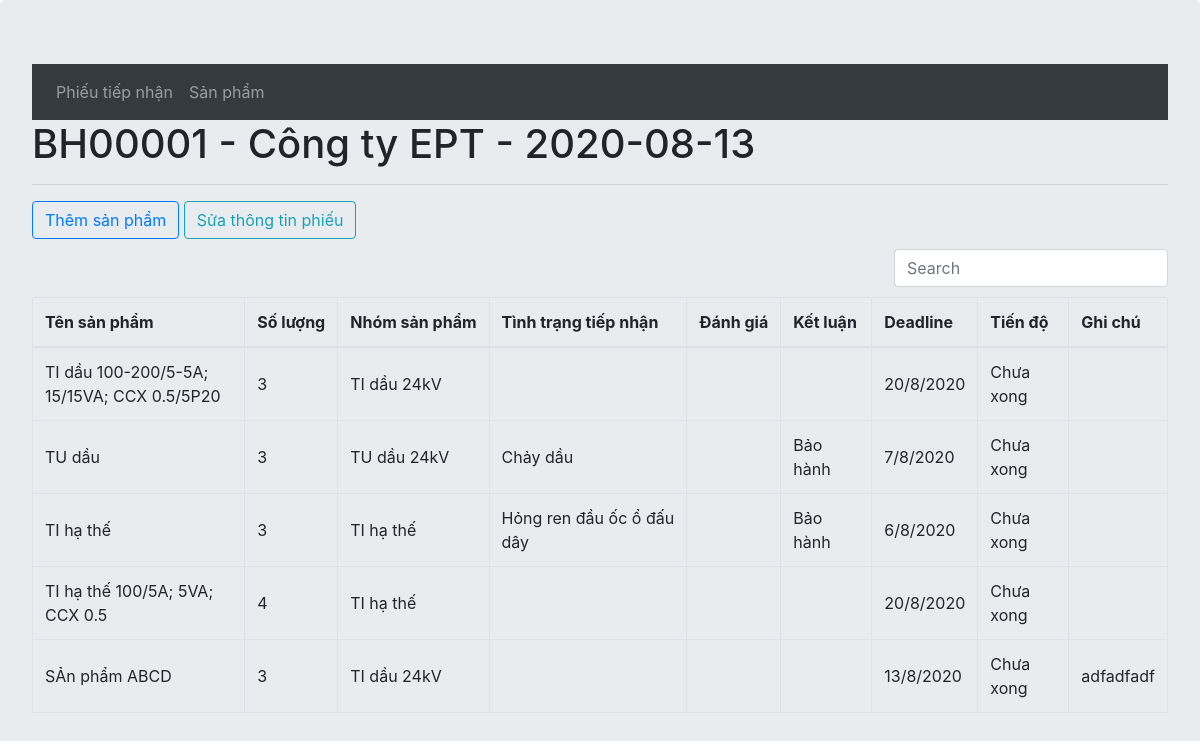
Page /warranty/note/detail/1 on the earlier database version.
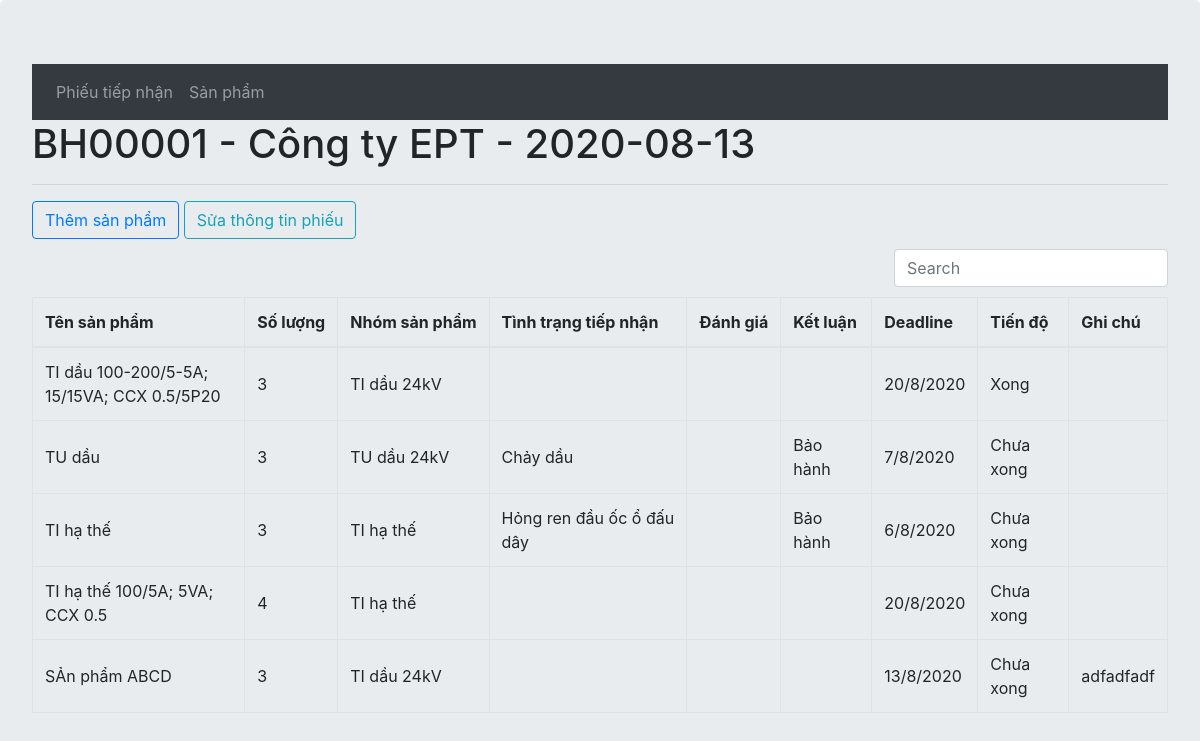
Same page on the later database version.
### warranty/models.py (models this page shows, shortened)
class Item(models.Model):
    group = [
        ("TIDAU24", "TI dầu 24kV"),
        ("TUDAU24","TU dầu 24kV"),
        ("TIKHO24I", "TI khô 24kV trong nhà"),
        ("TIKHO24O", "TI khô 24kV ngoài trời"),
        ("TIHT", "TI hạ thế"),
    ]
    noteNumber = models.ForeignKey(Note, on_delete=models.CASCADE, related_name="item", verbose_name="Phiếu tiếp nhận")
    itemName = models.CharField(max_length=60, verbose_name="Tên sản phẩm")
    quantity = models.IntegerField(null=False, verbose_name="Số lượng")
    itemGroup = models.CharField(max_length=10, choices=group, verbose_name="Nhóm sản phẩm")
    status = models.CharField(max_length=128, blank=True, verbose_name="Tình trạng tiếp nhận")
    check = models.CharField(max_length=128, blank=True, verbose_name="Đánh giá")
    conclude = models.CharField(max_length=128, blank=True, verbose_name="Kết luận")
    deadline = models.DateField(verbose_name="Deadline")
    note = models.TextField(blank=True)
    done = models.BooleanField(choices=[(True, "Xong"), (False, "Chưa xong")], default=False)

### warranty/views.py (the view)
# urls.py: path('note/detail/<int:pk>', views.NoteDetail, name='note_detail'),
def NoteDetail(request, pk):
    if request.method == 'POST':
        pass
    else:
        try:
            note_detail = Note.objects.get(id=int(pk))
        except:
            return HttpResponse('Không có số phiếu này')
        context = {
            'note_detail': note_detail,
            'items': note_detail.item.all(),
            'form': ItemAddForm
        }
        return render(request, 'warranty/note_detail.html', context)

### warranty/models.py (called while the page is built)
    def __str__(self):
        return f"{self.noteNumber} - {self.customers} - {self.receiveDay}"

### warranty/templates/warranty/note_detail.html (shortened to what this page needs)
{% extends 'warranty/layout.html'%}
{% load crispy_forms_tags %}
{% block content %}
<h1>{{ note_detail }}</h1>
<hr>
<button type="button" class="btn btn-outline-primary" data-toggle="modal" data-target="#formModal">Thêm sản
    phẩm</button>
<a href="{% url 'warranty:note_update' note_detail.id %}" class="btn btn-outline-info">Sửa thông tin phiếu</a>
{% if items %}
<table data-toggle="table" data-search="true">
    <thead>
        <tr>
            <th>Tên sản phẩm</th>
            <th>Số lượng</th>
            <th>Nhóm sản phẩm</th>
            <th>Tình trạng tiếp nhận</th>
            <th>Đánh giá</th>
            <th>Kết luận</th>
            <th>Deadline</th>
            <th>Tiến độ</th>
            <th>Ghi chú</th>
        </tr>
    </thead>
    <tbody>
        {% for item in items %}
        <tr>
            <td>{{ item.itemName }}</td>
            <td>{{ item.quantity }}</td>
            <td>{{ item.get_itemGroup_display }}</td>
            <td>{{ item.status }}</td>
            <td>{{ item.check }}</td>
            <td>{{ item.conclude }}</td>
            <td>{{ item.deadline|date:"j/n/Y" }}</td>
            <td>{{ item.get_done_display }}</td>
            <td>{{ item.note }}</td>
        </tr>
        {% endfor %}
    </tbody>
</table>
{% else %}
<h2>Chưa có sản phẩm nào</h2>
{% endif %}
{% endblock %}

Differences in the rows shown:
changed Item "TI dầu 100-200/5-5A; 15/15VA; CCX 0.5/5P20": done "Chưa xong" → "Xong"
